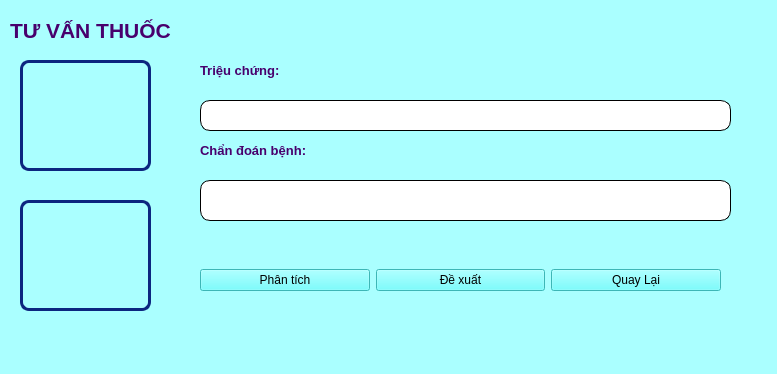
<?xml version="1.0" encoding="UTF-8"?>
<ui version="4.0">
 <class>MainWindow</class>
 <widget class="QMainWindow" name="MainWindow">
  <property name="geometry">
   <rect>
    <x>0</x>
    <y>0</y>
    <width>777</width>
    <height>374</height>
   </rect>
  </property>
  <property name="windowTitle">
   <string>Tư Vấn Y Tế</string>
  </property>
  <property name="styleSheet">
   <string notr="true">background-color:rgb(170, 255, 255)
</string>
  </property>
  <widget class="QWidget" name="centralwidget">
   <widget class="QTextEdit" name="result_text">
    <property name="geometry">
     <rect>
      <x>200</x>
      <y>180</y>
      <width>531</width>
      <height>41</height>
     </rect>
    </property>
    <property name="styleSheet">
     <string notr="true">background-color: rgb(255, 255, 255);
border: 1px solid royalblack; /* Viền màu xanh dương đậm */
border-radius: 10px;    /* Bo tròn góc */</string>
    </property>
    <property name="readOnly">
     <bool>true</bool>
    </property>
    <property name="html">
     <string>&lt;!DOCTYPE HTML PUBLIC &quot;-//W3C//DTD HTML 4.0//EN&quot; &quot;http://www.w3.org/TR/REC-html40/strict.dtd&quot;&gt;
&lt;html&gt;&lt;head&gt;&lt;meta name=&quot;qrichtext&quot; content=&quot;1&quot; /&gt;&lt;style type=&quot;text/css&quot;&gt;
p, li { white-space: pre-wrap; }
&lt;/style&gt;&lt;/head&gt;&lt;body style=&quot; font-family:'MS Shell Dlg 2'; font-size:7.8pt; font-weight:400; font-style:normal;&quot;&gt;
&lt;p style=&quot;-qt-paragraph-type:empty; margin-top:0px; margin-bottom:0px; margin-left:0px; margin-right:0px; -qt-block-indent:0; text-indent:0px; font-size:8.25pt;&quot;&gt;&lt;br /&gt;&lt;/p&gt;&lt;/body&gt;&lt;/html&gt;</string>
    </property>
   </widget>
   <widget class="QLineEdit" name="input_trieuchung">
    <property name="geometry">
     <rect>
      <x>200</x>
      <y>100</y>
      <width>531</width>
      <height>31</height>
     </rect>
    </property>
    <property name="cursor">
     <cursorShape>IBeamCursor</cursorShape>
    </property>
    <property name="styleSheet">
     <string notr="true">background-color: rgb(255, 255, 255);
border: 1px solid royalblack; /* Viền màu xanh dương đậm */
border-radius: 10px;    /* Bo tròn góc */</string>
    </property>
   </widget>
   <widget class="QLabel" name="label">
    <property name="geometry">
     <rect>
      <x>30</x>
      <y>10</y>
      <width>55</width>
      <height>16</height>
     </rect>
    </property>
    <property name="text">
     <string/>
    </property>
   </widget>
   <widget class="QLabel" name="label_2">
    <property name="geometry">
     <rect>
      <x>10</x>
      <y>10</y>
      <width>301</width>
      <height>41</height>
     </rect>
    </property>
    <property name="text">
     <string>&lt;html&gt;&lt;head/&gt;&lt;body&gt;&lt;p&gt;&lt;span style=&quot; font-size:16pt; font-weight:600; color:#48006d;&quot;&gt;TƯ VẤN THUỐC &lt;/span&gt;&lt;/p&gt;&lt;/body&gt;&lt;/html&gt;</string>
    </property>
   </widget>
   <widget class="QLabel" name="label_3">
    <property name="geometry">
     <rect>
      <x>200</x>
      <y>50</y>
      <width>131</width>
      <height>41</height>
     </rect>
    </property>
    <property name="text">
     <string>&lt;html&gt;&lt;head/&gt;&lt;body&gt;&lt;p&gt;&lt;span style=&quot; font-size:10pt; font-weight:600; color:#48006d;&quot;&gt;Triệu chứng:&lt;/span&gt;&lt;/p&gt;&lt;/body&gt;&lt;/html&gt;</string>
    </property>
   </widget>
   <widget class="QLabel" name="label_4">
    <property name="geometry">
     <rect>
      <x>200</x>
      <y>140</y>
      <width>161</width>
      <height>21</height>
     </rect>
    </property>
    <property name="text">
     <string>&lt;html&gt;&lt;head/&gt;&lt;body&gt;&lt;p&gt;&lt;span style=&quot; font-size:10pt; font-weight:600; color:#48006d;&quot;&gt;Chẩn đoán bệnh:&lt;/span&gt;&lt;/p&gt;&lt;/body&gt;&lt;/html&gt;</string>
    </property>
   </widget>
   <widget class="QLabel" name="label_5">
    <property name="geometry">
     <rect>
      <x>20</x>
      <y>60</y>
      <width>131</width>
      <height>111</height>
     </rect>
    </property>
    <property name="styleSheet">
     <string notr="true">border: 3px solid rgb(12, 38, 127); /* Viền màu đỏ dày 3px */
border-radius: 9px;    /* Bo tròn góc */
</string>
    </property>
    <property name="text">
     <string/>
    </property>
    <property name="pixmap">
     <pixmap>../../Pictures/14.jpg</pixmap>
    </property>
    <property name="scaledContents">
     <bool>true</bool>
    </property>
   </widget>
   <widget class="QLabel" name="label_6">
    <property name="geometry">
     <rect>
      <x>20</x>
      <y>200</y>
      <width>131</width>
      <height>111</height>
     </rect>
    </property>
    <property name="styleSheet">
     <string notr="true">border: 3px solid rgb(12, 38, 127); /* Viền màu đỏ dày 3px */
border-radius: 9px;    /* Bo tròn góc */
</string>
    </property>
    <property name="text">
     <string/>
    </property>
    <property name="pixmap">
     <pixmap>../../Pictures/19.jpg</pixmap>
    </property>
    <property name="scaledContents">
     <bool>true</bool>
    </property>
   </widget>
   <widget class="QWidget" name="horizontalLayoutWidget">
    <property name="geometry">
     <rect>
      <x>200</x>
      <y>240</y>
      <width>521</width>
      <height>80</height>
     </rect>
    </property>
    <layout class="QHBoxLayout" name="horizontalLayout">
     <item>
      <widget class="QPushButton" name="btn_predict">
       <property name="enabled">
        <bool>true</bool>
       </property>
       <property name="styleSheet">
        <string notr="true">font: 87 italic 10pt &quot;Segoe UI Black&quot;;

background: rgb(85, 255, 255)</string>
       </property>
       <property name="text">
        <string>Phân tích</string>
       </property>
      </widget>
     </item>
     <item>
      <widget class="QPushButton" name="btn_open_third">
       <property name="enabled">
        <bool>true</bool>
       </property>
       <property name="styleSheet">
        <string notr="true">font: 87 italic 10pt &quot;Segoe UI Black&quot;;

background: rgb(85, 255, 255)</string>
       </property>
       <property name="text">
        <string>Đề xuất</string>
       </property>
      </widget>
     </item>
     <item>
      <widget class="QPushButton" name="btn_open_main">
       <property name="enabled">
        <bool>true</bool>
       </property>
       <property name="styleSheet">
        <string notr="true">font: 87 italic 10pt &quot;Segoe UI Black&quot;;

background: rgb(85, 255, 255)</string>
       </property>
       <property name="text">
        <string>Quay Lại</string>
       </property>
      </widget>
     </item>
    </layout>
   </widget>
  </widget>
  <widget class="QMenuBar" name="menubar">
   <property name="geometry">
    <rect>
     <x>0</x>
     <y>0</y>
     <width>777</width>
     <height>26</height>
    </rect>
   </property>
  </widget>
  <widget class="QStatusBar" name="statusbar"/>
 </widget>
 <resources/>
 <connections/>
</ui>
